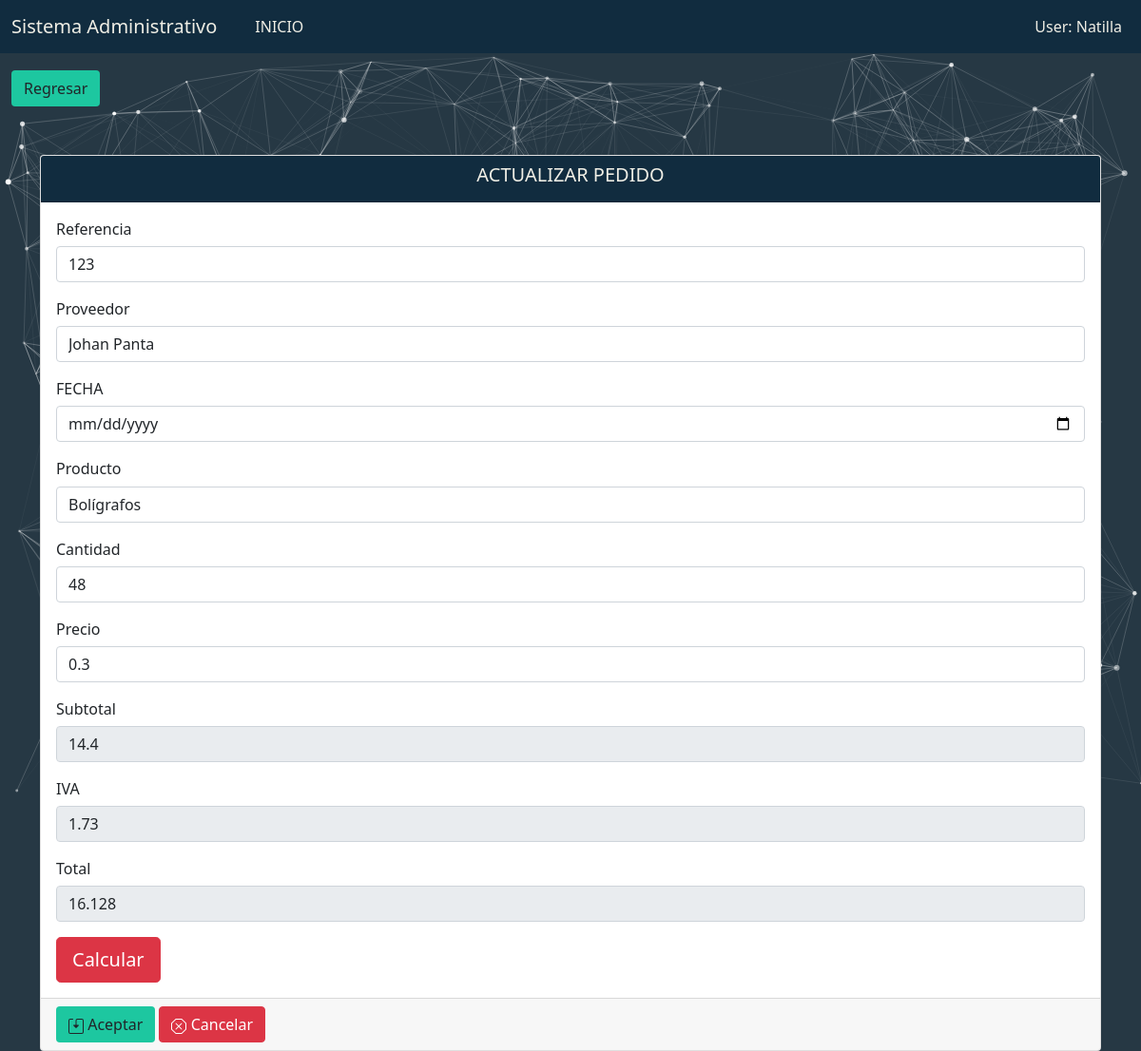
The page /compra/actualizapedido/123/ on the database its author committed.
### aplicaciones/compras/models.py (models this page shows, shortened)
class Pedido(models.Model):
    referencia = models.CharField(primary_key=True,unique=True, max_length=10)
    proveedor = models.ForeignKey(Proveedor,null=True,blank=False, on_delete=models.CASCADE,)
    fecha = models.DateField(default= now)
    producto = models.CharField(verbose_name='Nombre del Producto',null=True, max_length=100, unique=True,blank=False)
    precio = models.FloatField(blank=False, verbose_name='Precio del Producto')
    cantidad = models.IntegerField(blank=False)
    subtotal = models.FloatField(blank=False)
    iva = models.FloatField(blank=False)
    total = models.FloatField(blank=False)
    class Meta:
        verbose_name ="Pedido"
        verbose_name_plural = "Pedidos"
        ordering = ('proveedor',)

### aplicaciones/compras/views/pedido/view.py (the view)
# urls.py: path('actualizapedido/<int:pk>/', ActualizarPedido.as_view(),name='actualizapedido'),
class ActualizarPedido(UpdateView):
    model = Pedido
    template_name = "op/pedido/pedidoForm.html"
    success_url = reverse_lazy('compras:pedido')
    form_class = PedidoForm
    def get_context_data(self, **kwargs):
        context = super().get_context_data(**kwargs)
        context['action_save'] = self.request.path
        context['titulo'] = 'ACTUALIZAR PEDIDO'
        context['url_anterior'] = '/compra/pedidos'
        context['listar_url'] = '/compra/pedidos'
        return context

### aplicaciones/compras/models.py (called while the page is built)
    def __str__(self):
        return "{}".format(self.nombre)

### aplicaciones/compras/templates/op/pedido/pedidoForm.html (shortened to what this page needs)
{% extends 'formulario.html' %}
{% load static %}
{% block controls %}
    <div class="form-group ">
        <label class="h6">Referencia</label>
        {{ form.referencia }}
    </div>
    <div class="form-group">
        <label class="h6">Proveedor</label>
        {{ form.proveedor }}
    </div>
    <div class="form-group">
        <label class="h6">FECHA</label>
        {{ form.fecha }}
    </div>
    <div class="form-group">
        <label class="h6">Producto</label>
        {{ form.producto }}
    </div>
    <div class="form-group">
        <label class="h6">Cantidad</label>
        {{ form.cantidad }}
    </div>
    <div class="form-group">
        <label class="h6">Precio</label>
        {{ form.precio }}
    </div>
    <div class="form-group">
        <label class="h6">Subtotal</label>
        {{ form.subtotal }}
    </div>
    <div class="form-group">
        <label class="h6">IVA</label>
        {{ form.iva }}
    </div>
    <div class="form-group">
        <label class="h6">Total</label>
        {{ form.total }}
    </div>
    <div class="btn-toolbar" role="toolbar">
  <button type="button" onclick="pedido()" class="btn btn-danger btn-lg">
     Calcular
  </button></div>
{% endblock %}

### static/css/estilos.css (style rules this page uses)
body { background-color: #263844; }

### rows shown on the page
Pedido: referencia "123", proveedor "Johan Panta", producto "Bolígrafos", cantidad "48", precio "0.3", subtotal "14.4", iva "1.73", total "16.128"

### other values the page prints
{{ titulo }} "ACTUALIZAR PEDIDO"
